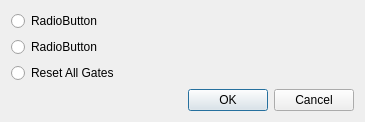
<?xml version="1.0" encoding="UTF-8"?>
<ui version="4.0">
 <class>Dialog</class>
 <widget class="QDialog" name="Dialog">
  <property name="geometry">
   <rect>
    <x>0</x>
    <y>0</y>
    <width>365</width>
    <height>101</height>
   </rect>
  </property>
  <property name="windowTitle">
   <string>Apply Gate</string>
  </property>
  <layout class="QVBoxLayout" name="verticalLayout">
   <item>
    <widget class="QRadioButton" name="b1">
     <property name="text">
      <string>RadioButton</string>
     </property>
     <attribute name="buttonGroup">
      <string notr="true">options</string>
     </attribute>
    </widget>
   </item>
   <item>
    <widget class="QRadioButton" name="b2">
     <property name="text">
      <string>RadioButton</string>
     </property>
     <attribute name="buttonGroup">
      <string notr="true">options</string>
     </attribute>
    </widget>
   </item>
   <item>
    <widget class="QRadioButton" name="b3">
     <property name="text">
      <string>Reset All Gates</string>
     </property>
     <attribute name="buttonGroup">
      <string notr="true">options</string>
     </attribute>
    </widget>
   </item>
   <item>
    <widget class="QDialogButtonBox" name="buttonBox">
     <property name="orientation">
      <enum>Qt::Horizontal</enum>
     </property>
     <property name="standardButtons">
      <set>QDialogButtonBox::Cancel|QDialogButtonBox::Ok</set>
     </property>
    </widget>
   </item>
  </layout>
 </widget>
 <resources/>
 <connections>
  <connection>
   <sender>buttonBox</sender>
   <signal>accepted()</signal>
   <receiver>Dialog</receiver>
   <slot>accept()</slot>
   <hints>
    <hint type="sourcelabel">
     <x>248</x>
     <y>254</y>
    </hint>
    <hint type="destinationlabel">
     <x>157</x>
     <y>274</y>
    </hint>
   </hints>
  </connection>
  <connection>
   <sender>buttonBox</sender>
   <signal>rejected()</signal>
   <receiver>Dialog</receiver>
   <slot>reject()</slot>
   <hints>
    <hint type="sourcelabel">
     <x>316</x>
     <y>260</y>
    </hint>
    <hint type="destinationlabel">
     <x>286</x>
     <y>274</y>
    </hint>
   </hints>
  </connection>
 </connections>
 <buttongroups>
  <buttongroup name="options"/>
 </buttongroups>
</ui>
